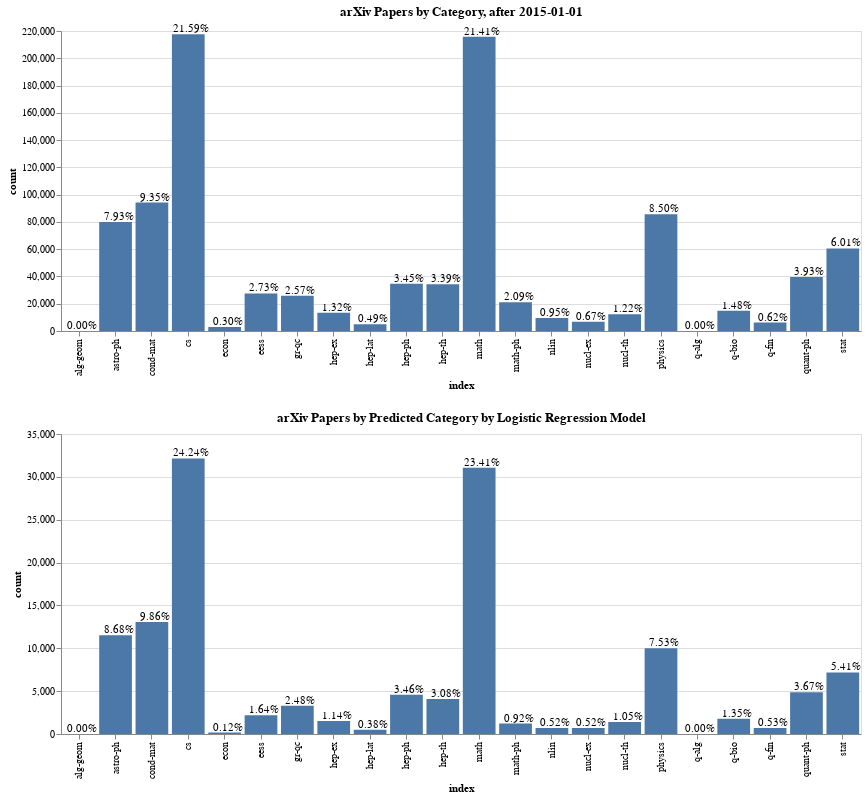

This figure's notebook cell:
### Code cell
source = pd.DataFrame(y_pred_LR, columns = list(LR_models.keys())).apply(sum).reset_index().rename(columns = {0:'count'})
ptotalText = alt.Text('PercentOfTotal:Q', format = '.2%')

# set up bar chart
chart2 = alt.Chart(source).transform_joinaggregate(
    TotalPapers='sum(count)',
).transform_calculate(
    PercentOfTotal="datum.count / datum.TotalPapers"
).mark_bar().encode(
    x = 'index',
    y = 'count',
    tooltip = ['index','count', ptotalText]
).properties(
    title='arXiv Papers by Predicted Category by Logistic Regression Model',
    width = 800
)

# add percentage labels
chart2 = chart2 + chart2.mark_text(
    align='center',
    baseline='middle',
    dx= 3,  # Nudges text to right so it doesn't appear on top of the bar,
    dy = -5
).encode(
    text = ptotalText
) 

# concatenate charts
alt.vconcat(chart, chart2)

### Figure 1 — Vega-Lite specification as saved in the notebook (floating-point values rounded to 4 significant figures)
{"config": {"view": {"continuousWidth": 400, "continuousHeight": 300}}, "vconcat": [{"layer": [{"mark": "bar", "encoding": {"tooltip": [{"type": "nominal", "field": "index"}, {"type": "quantitative", "field": "count"}, {"type": "quantitative", "field": "PercentOfTotal", "format": ".2%"}], "x": {"type": "nominal", "field": "index"}, "y": {"type": "quantitative", "field": "count"}}, "title": "arXiv Papers by Category, after 2015-01-01", "transform": [{"joinaggregate": [{"op": "sum", "field": "count", "as": "TotalPapers"}]}, {"calculate": "datum.count / datum.TotalPapers", "as": "PercentOfTotal"}], "width": 800}, {"mark": {"type": "text", "align": "center", "baseline": "middle", "dx": 3, "dy": -5}, "encoding": {"text": {"type": "quantitative", "field": "PercentOfTotal", "format": ".2%"}, "tooltip": [{"type": "nominal", "field": "index"}, {"type": "quantitative", "field": "count"}, {"type": "quantitative", "field": "PercentOfTotal", "format": ".2%"}], "x": {"type": "nominal", "field": "index"}, "y": {"type": "quantitative", "field": "count"}}, "title": "arXiv Papers by Category, after 2015-01-01", "transform": [{"joinaggregate": [{"op": "sum", "field": "count", "as": "TotalPapers"}]}, {"calculate": "datum.count / datum.TotalPapers", "as": "PercentOfTotal"}], "width": 800}], "data": {"name": "data-483a92b894d9e147c3253abfabad53b3"}}, {"layer": [{"mark": "bar", "encoding": {"tooltip": [{"type": "nominal", "field": "index"}, {"type": "quantitative", "field": "count"}, {"type": "quantitative", "field": "PercentOfTotal", "format": ".2%"}], "x": {"type": "nominal", "field": "index"}, "y": {"type": "quantitative", "field": "count"}}, "title": "arXiv Papers by Predicted Category by Logistic Regression Model", "transform": [{"joinaggregate": [{"op": "sum", "field": "count", "as": "TotalPapers"}]}, {"calculate": "datum.count / datum.TotalPapers", "as": "PercentOfTotal"}], "width": 800}, {"mark": {"type": "text", "align": "center", "baseline": "middle", "dx": 3, "dy": -5}, "encoding": {"text": {"type": "quantitative", "field": "PercentOfTotal", "format": ".2%"}, "tooltip": [{"type": "nominal", "field": "index"}, {"type": "quantitative", "field": "count"}, {"type": "quantitative", "field": "PercentOfTotal", "format": ".2%"}], "x": {"type": "nominal", "field": "index"}, "y": {"type": "quantitative", "field": "count"}}, "title": "arXiv Papers by Predicted Category by Logistic Regression Model", "transform": [{"joinaggregate": [{"op": "sum", "field": "count", "as": "TotalPapers"}]}, {"calculate": "datum.count / datum.TotalPapers", "as": "PercentOfTotal"}], "width": 800}], "data": {"name": "data-de4593333b7a0b8b5e3f8be0982e95e0"}}], "$schema": "https://vega.github.io/schema/vega-lite/v4.8.1.json", "datasets": {"data-483a92b894d9e147c3253abfabad53b3": [{"index": "alg-geom", "count": 2}, {"index": "astro-ph", "count": 79875}, {"index": "cond-mat", "count": 94195}, {"index": "cs", "count": 217559}, {"index": "econ", "count": 2992}, {"index": "eess", "count": 27553}, {"index": "gr-qc", "count": 25890}, {"index": "hep-ex", "count": 13335}, {"index": "hep-lat", "count": 4935}, {"index": "hep-ph", "count": 34740}, {"index": "hep-th", "count": 34197}, {"index": "math", "count": 215814}, {"index": "math-ph", "count": 21054}, {"index": "nlin", "count": 9615}, {"index": "nucl-ex", "count": 6733}, {"index": "nucl-th", "count": 12297}, {"index": "physics", "count": 85641}, {"index": "q-alg", "count": 8}, {"index": "q-bio", "count": 14931}, {"index": "q-fin", "count": 6209}, {"index": "quant-ph", "count": 39640}, {"index": "stat", "count": 60576}], "data-de4593333b7a0b8b5e3f8be0982e95e0": [{"index": "alg-geom", "count": 0}, {"index": "astro-ph", "count": 11512}, {"index": "cond-mat", "count": 13078}, {"index": "cs", "count": 32156}, {"index": "econ", "count": 165}, {"index": "eess", "count": 2177}, {"index": "gr-qc", "count": 3289}, {"index": "hep-ex", "count": 1506}, {"index": "hep-lat", "count": 510}, {"index": "hep-ph", "count": 4592}, {"index": "hep-th", "count": 4082}, {"index": "math", "count": 31052}, {"index": "math-ph", "count": 1217}, {"index": "nlin", "count": 689}, {"index": "nucl-ex", "count": 694}, {"index": "nucl-th", "count": 1398}, {"index": "physics", "count": 9995}, {"index": "q-alg", "count": 0}, {"index": "q-bio", "count": 1789}, {"index": "q-fin", "count": 705}, {"index": "quant-ph", "count": 4866}, {"index": "stat", "count": 7176}]}}
